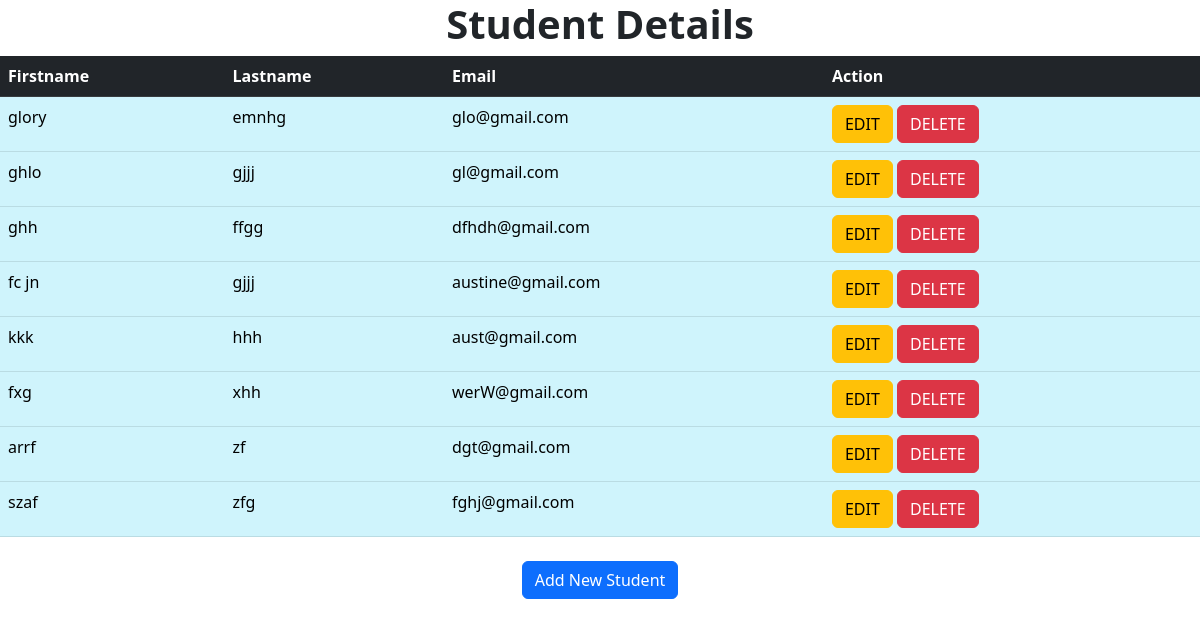
The page /show on the database its author committed.
### new/models.py (models this page shows)
class student(models.Model):
    firstname = models.CharField(max_length=100)
    lastname = models.CharField(max_length=100)
    email = models.EmailField()

### new/views.py (the view)
# urls.py: path('show', views.show),
def show(request):
    students = student.objects.all()
    return render(request, 'show.html', {'students': students})

### templates/show.html (shortened to what this page needs)
<!DOCTYPE html>
<html lang="en">
<head>
    {% load static %}
    <link rel="stylesheet" href="{% static 'css/bootstrap.min.css' %}">
</head>
<body>
<h1 style="text-align: center;font-weight: bold">Student Details</h1>
<table class="table table-info" style="margin: 0 auto">
    <thead class="table-dark">
    <tr>
        <th>Firstname</th>
        <th>Lastname</th>
        <th>Email</th>
        <th>Action</th>
    </tr>
    </thead>
    <tbody>
    {% for student in students %}
        <tr>
        <td>{{ student.firstname }}</td>
        <td>{{ student.lastname }}</td>
        <td>{{ student.email }}</td>
        <td>
            <a href="edit/{{ student.id }}" class="btn btn-warning">EDIT</a>
            <a href="delete/{{ student.id }}" class="btn btn-danger">DELETE</a>
        </td>
        </tr>
    {% endfor %}
    </tbody>
</table>
<br>
<center><a href="/index" class="btn btn-primary">Add New Student</a></center>
</body>
</html>

### rows shown on the page
student: firstname "glory", lastname "emnhg", email "glo@gmail.com"
student: firstname "ghlo", lastname "gjjj", email "gl@gmail.com"
student: firstname "ghh", lastname "ffgg", email "dfhdh@gmail.com"
student: firstname "fc jn", lastname "gjjj", email "austine@gmail.com"
student: firstname "kkk", lastname "hhh", email "aust@gmail.com"
student: firstname "fxg", lastname "xhh", email "werW@gmail.com"
student: firstname "arrf", lastname "zf", email "dgt@gmail.com"
student: firstname "szaf", lastname "zfg", email "fghj@gmail.com"
